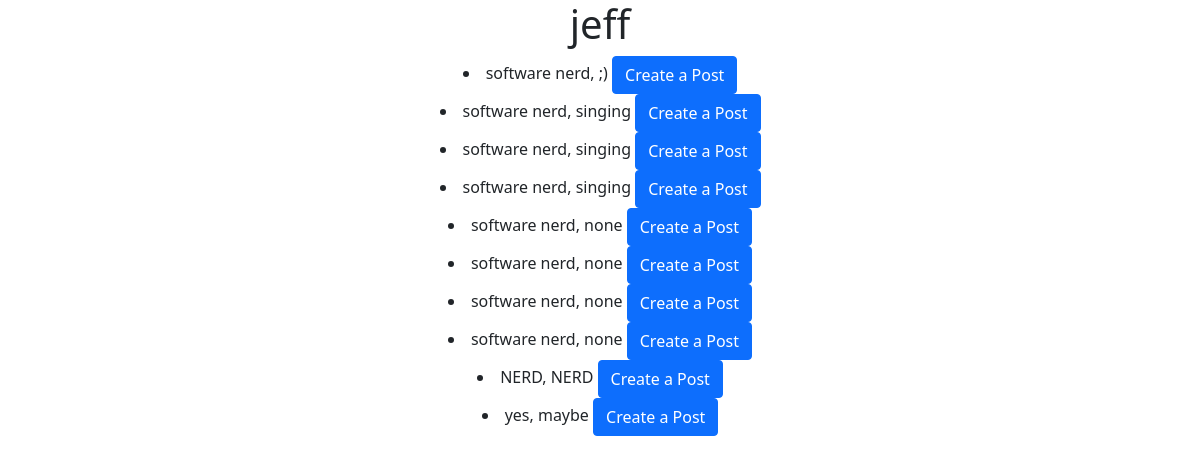
The page /TinDevApp/recruiter/home/jeff/post/view on the database its author committed.
### TinDevApp/models.py (models this page shows, shortened)
class Post(models.Model):
    recruiter_username = models.CharField(max_length=30, default='')
    position = models.CharField(max_length=30)
    location = models.CharField(max_length=30)
    skills = models.CharField(max_length=500)
    description = models.CharField(max_length=500)
    expiration_date = models.DateField()
    FULL = 'FULL'
    PART = 'PART'
    POSITION_TYPE_CHOICES = [
        (FULL, 'Full-Time'),
        (PART, 'Part-Time'),
    ]
    pos_type = models.CharField(
        max_length=4,
        choices=POSITION_TYPE_CHOICES,
        default=FULL,
    )
    A = 'A'
    I = 'I'
    POSITION_TYPE_CHOICES = [
        (A, 'Active'),
        (I, 'Inactive'),
    ]
    active = models.CharField(
        max_length=1,
        choices=POSITION_TYPE_CHOICES,
        default=FULL,
    )

### TinDevApp/views.py (the view)
# urls.py: path('recruiter/home/<slug:name>/post/view', views.PostViewRecruiter, name = 'postView'),
def PostViewRecruiter(request, name):
    post_list = Post.objects.filter(recruiter_username=name)
    return render(request, 'TinDevApp/recruiter_view_post.html', {'list':post_list, 'name':name})

### TinDevApp/templates/TinDevApp/recruiter_view_post.html (shortened to what this page needs)
{% load static %}
<!DOCTYPE html>
<html>
<head>
    <link rel="stylesheet" href="{% static 'style.css' %}"">
    <link href="https://cdn.jsdelivr.net/npm/bootstrap@5.0.2/dist/css/bootstrap.min.css" rel="stylesheet"
>
</head>
<body>
		<h1>{{name}}</h1>
		{%for item in list%}
        <li>{{item.position}}, {{item.skills}} <a href="{% url 'TinDevApp:recruiter-home' name %}" class="btn btn-primary" role="button">Create a Post</a> </li>
    {% endfor %}
</body>
</html>

### TinDevApp/static/style.css (style rules this page uses)
body { text-align: center; }

### rows shown on the page
Post: position "software nerd", skills ";)"
Post: position "software nerd", skills "singing"
Post: position "software nerd", skills "singing"
Post: position "software nerd", skills "singing"
Post: position "software nerd", skills "none"
Post: position "software nerd", skills "none"
Post: position "software nerd", skills "none"
Post: position "software nerd", skills "none"
Post: position "NERD", skills "NERD"
Post: position "yes", skills "maybe"
